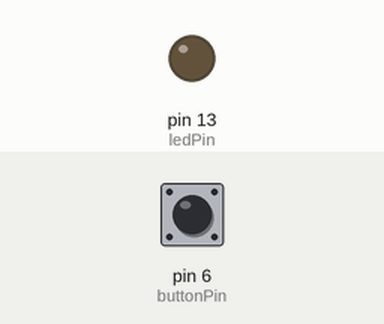
Recording of a sketch running on a simulated Arduino Uno, built with avr-gcc and run on an emulated ATmega328P. Parts: output pins drawn as LEDs (lit = HIGH). Inputs (shaded band) come from the test bench; at power-on: pin 6 (buttonPin) LOW.

Above: at 1.2 s.
1.3 s: pin 6 (buttonPin) pulled HIGH for 0.15 s
At 1.37 s:
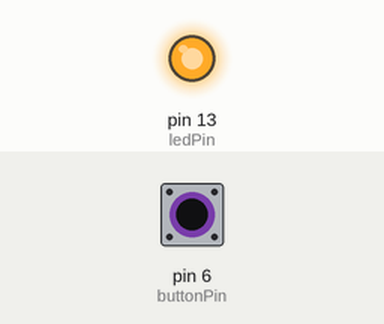
2.9 s: pin 6 (buttonPin) pulled HIGH for 3.2 s
At 7.4 s:
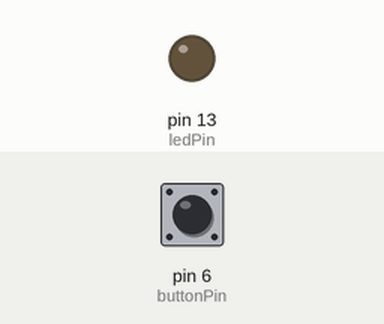
Timing chart, 0 to 8.9 s (numbered marks = the images above; inputs shaded):
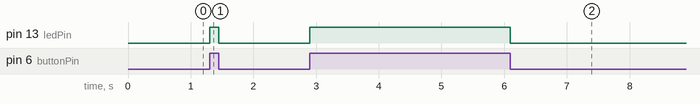

The sketch:

sound.ino
```cpp
const int buttonPin = 6;     // Number of the pin connected to the push-button
const int ledPin =  13;      // Number of the pin connected to the LED

// Declaring the variables :
int buttonState = 0;         // This variable 'buttonState' will be used to store the state of the button

// This code is executed once on boot-up
void setup() {
  // ledPin is an output:
  pinMode(ledPin, OUTPUT);
  // buttonPin is an input:
  pinMode(buttonPin, INPUT);
}

// This code is executed over and over again as a loop
void loop(){
  // read the state of the button and store in buttonState
  buttonState = digitalRead(buttonPin);

  // Check to see if buttonState is HIGH (5V), i.e. if the button is pressed
  if (buttonState == HIGH) {
    // light up the LED
    digitalWrite(ledPin, HIGH);
  }
  else {
    // if the button is not pressed, turn off the LED
    digitalWrite(ledPin, LOW);
  }
}
```

Measured:
- after the input at 1.3 s, pin 13 (ledPin): LOW → HIGH at once, → LOW 0.15 s later
- after the input at 2.9 s, pin 13 (ledPin): LOW → HIGH at once, → LOW 3.2 s later
